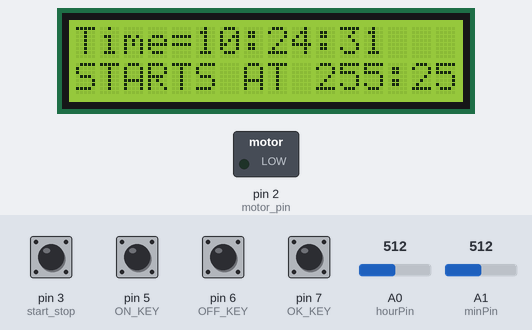
The sketch below on a simulated Arduino Uno, built with avr-gcc and run on an emulated ATmega328P. On the bench: 16×2 character LCD, switched loads named in the sketch (green lamp = pin HIGH). The test bench sets the inputs (shaded band); at power-on: pin 3 (start_stop), pin 5 (ON_KEY), pin 6 (OFF_KEY), pin 7 (OK_KEY) HIGH, A1 (minPin) = 512, A0 (hourPin) = 512. The local clock reads 2024-03-15 10:24:30 at power-on unless the sketch sets it; EEPROM starts erased; what the sketch prints to the serial monitor is not drawn.

Above: at 1.2 s.
1.3 s: pin 5 (ON_KEY) pulled LOW for 1.35 s
At 2.4 s:
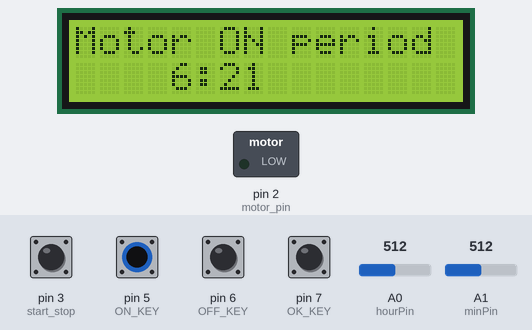
4.1 s: A1 (minPin) set to 716
At 5.0 s:
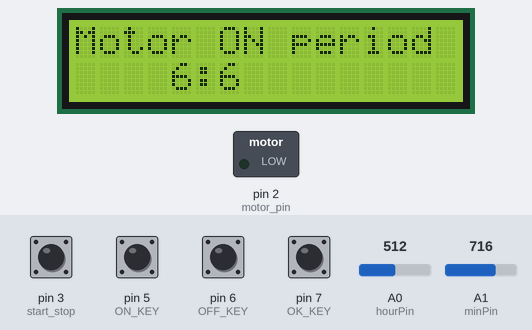
8.4 s: pin 7 (OK_KEY) pulled LOW for 1.35 s
At 9.4 s:
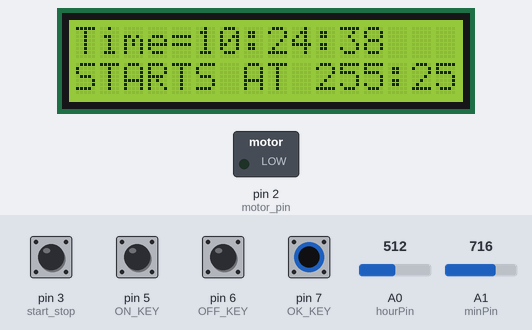
11.2 s: pin 6 (OFF_KEY) pulled LOW for 1.35 s
At 12.5 s:
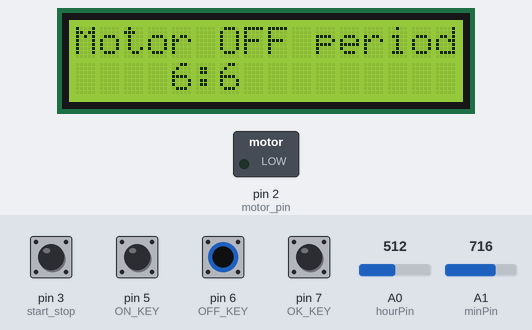
14.0 s: A0 (hourPin) set to 716
At 14.6 s:
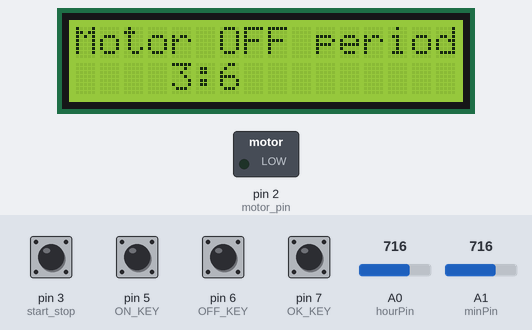
15.6 s: A0 (hourPin) set to 810
At 16.4 s:
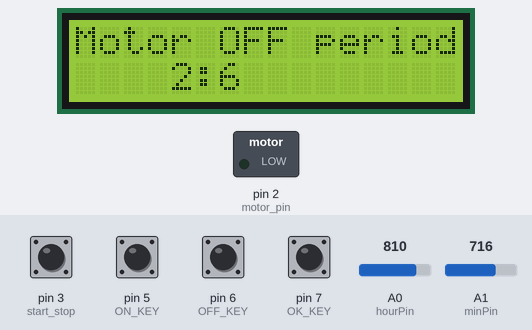
Timing chart, 0 to 18.3 s (numbered marks = the images above; inputs shaded):
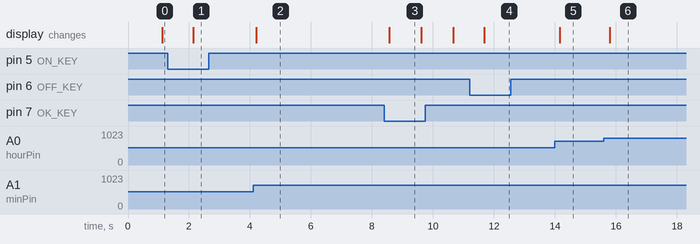

The sketch:

v1.ino
```cpp
#include <Wire.h>
#include <EEPROM.h>
#include <RTC.h>
static DS3231 RTC;

#include <LiquidCrystal.h>
LiquidCrystal lcd(13,12,11,10,9,8);
/***************************************************************************************************************************/
const int TIME_KEY=4;
const int ON_KEY=5;
const int OFF_KEY=6;
const int OK_KEY=7;
const int start_stop = 3;
const int motor_pin = 2;
int ON_STATUS,OFF_STATUS,OK_STATUS,TIME_STATUS,start_stop_status,toggle=0;

const int hourPin = A0;
const int minPin = A1;

int hourValue = 0;       // the sensor value
int hourMin = 1023;      // minimum sensor value
int hourMax = 0;         // maximum sensor value
int minValue = 0;        // the sensor value
int minMin = 800;        // minimum sensor value
int minMax = 0;          // maximum sensor value
/***************************************************************************************************************************/

long previousMillis = 0;
long interval = 1000;
int on_hour,on_min,off_hour,off_min,time_hour,time_min;
int on_hour1,on_min1,off_hour1,off_min1;
int count=60;

/***************************************************************************************************************************/
void setup()
{
  Serial.begin(9600);
  RTC.begin();

  lcd.begin(16, 2);

  pinMode(TIME_KEY,INPUT_PULLUP);
  pinMode(ON_KEY,INPUT_PULLUP);
  pinMode(OFF_KEY,INPUT_PULLUP);
  pinMode(OK_KEY,INPUT_PULLUP);
  pinMode(start_stop,INPUT_PULLUP);
  pinMode(motor_pin,OUTPUT);
}

void loop()
{
  eeprom_read();
  gettime();
  ON_STATUS=digitalRead(ON_KEY);
  OFF_STATUS=digitalRead(OFF_KEY);
  OK_STATUS=digitalRead(OK_KEY);
  start_stop_status=digitalRead(start_stop);
  //Serial.println(ON_STATUS);
  //Serial.println(OFF_STATUS);
  //Serial.println(OK_STATUS);
  if(ON_STATUS==LOW)
  {
    motorON();
  }
  if(OFF_STATUS==LOW)
  {
    motorOFF();
  }
  if(start_stop_status==LOW)
  {
    if(toggle==0)
    {
      ONTIMER();
      digitalWrite(motor_pin,LOW);
    }
    else
    {
      clocktimer();
      digitalWrite(motor_pin,HIGH);
    }
  }
  Serial.print("Toggle=");
  Serial.println(toggle);
  eeprom_write();
}

void gettime()
{
  if (RTC.isRunning())
  {
    lcd.clear();
   /* lcd.setCursor(0, 1);
    lcd.print("Date:");
    lcd.print(RTC.getDay());
    lcd.print("-");
    lcd.print(RTC.getMonth());
    lcd.print("-");
    lcd.print(RTC.getYear());
    lcd.print(" ");*/

    lcd.setCursor(0, 0);
    lcd.print("Time=");
    lcd.print(RTC.getHours());
    lcd.print(":");
    lcd.print(RTC.getMinutes());
    lcd.print(":");
    lcd.print(RTC.getSeconds());
    lcd.print("");

    Serial.print(RTC.getDay());
    Serial.print("-");
    Serial.print(RTC.getMonth());
    Serial.print("-");
    Serial.print(RTC.getYear());
    Serial.print(" ");
    Serial.print(RTC.getHours());
    Serial.print(":");
    Serial.print(RTC.getMinutes());
    Serial.print(":");
    Serial.print(RTC.getSeconds());
    Serial.print("");
    if (RTC.getHourMode() == CLOCK_H12)
    {
      switch (RTC.getMeridiem()) {
      case HOUR_AM:
        Serial.print(" AM");
        lcd.print(" AM");
        break;
      case HOUR_PM:
        Serial.print(" PM");
        lcd.print(" PM");
        break;
      }
    }
    Serial.println("");
    period1();
    delay(1000);
  }
}

void period1()
{
  if(toggle==0)
  {
    lcd.setCursor(0, 1);
    lcd.print("RUNNING ");
    lcd.print(on_hour);
    lcd.print(":");
    if(on_min!=0)
    {
      lcd.print(on_min-1);
      lcd.print(":");
      lcd.print(count);
    }
    else
      lcd.print("0:0");
   }
   else
   {
    lcd.setCursor(0, 1);
    lcd.print("STARTS AT ");
    lcd.print(off_hour);
    lcd.print(":");
    lcd.print(off_min);
   }
}

void motorON()
{
  while(OK_STATUS==HIGH)
  {
  hourValue = analogRead(hourPin);
  hourValue = map(hourValue,hourMin,hourMax,0,13);
  hourValue = constrain(hourValue,0,13);

  minValue = analogRead(minPin);
  minValue = map(minValue,minMin,minMax,0,60);
  minValue = constrain(minValue,0,60);

  Serial.print("HOUR:");
  Serial.print(hourValue);
  Serial.print(" ");
  Serial.print("MINUTE:");
  Serial.println(minValue);

  lcd.clear();
  lcd.setCursor(0, 0);
  lcd.print("Motor ON period");
  lcd.setCursor(0,1);
  lcd.print("    ");
  lcd.print(hourValue);
  lcd.print(":");
  lcd.print(minValue);
  delay(200);
  OK_STATUS=digitalRead(OK_KEY);
  }
  if(OK_STATUS==LOW)
  {
    on_hour=hourValue;
    on_min=minValue;
    on_hour1=hourValue;
    on_min1=minValue;
    count=60;
  }
}

void motorOFF()
{
  while(OK_STATUS==HIGH)
  {
  hourValue = analogRead(hourPin);
  hourValue = map(hourValue,hourMin,hourMax,0,13);
  hourValue = constrain(hourValue,0,13);

  minValue = analogRead(minPin);
  minValue = map(minValue,minMin,minMax,0,60);
  minValue = constrain(minValue,0,60);

  Serial.print("HOUR:");
  Serial.print(hourValue);
  Serial.print(" ");
  Serial.print("MINUTE:");
  Serial.println(minValue);

  lcd.clear();
  lcd.setCursor(0, 0);
  lcd.print("Motor OFF period");
  lcd.setCursor(0,1);
  lcd.print("    ");
  lcd.print(hourValue);
  lcd.print(":");
  lcd.print(minValue);
  delay(200);
  OK_STATUS=digitalRead(OK_KEY);
  }
  if(OK_STATUS==LOW)
  {
    off_hour=hourValue;
    off_min=minValue;
    off_hour1=hourValue;
    off_min1=minValue;
  }
}

void ONTIMER()
{
  unsigned long currentMillis = millis();
  if(on_min!=0 || on_hour!=0)
  {
  if(currentMillis - previousMillis > interval)
  {
    previousMillis = currentMillis;
    count--;
    if(count==0 && on_min!=0)
    {
      count=60;
      on_min=on_min-1;
    }
    if(on_min==0 && on_hour!=0)
    {
      on_hour=on_hour-1;
      on_min=60;
    }
    Serial.print(on_hour);
    Serial.print(":");
    if(on_min!=0)
    {
      Serial.print(on_min-1);
      Serial.print(":");
      Serial.println(count);
    }
    else
      Serial.print("0:0");
    }
  }
  if(on_min==0 && on_hour==0 && count==60)
  {
    toggle=1;
    off_hour=off_hour1+(RTC.getHours());
    off_min=off_min1+(RTC.getMinutes());

    if(off_hour>=24)
      off_hour=off_hour-24;
    if(off_min>=60)
      off_min=off_min-60;
    Serial.println(off_hour);
    Serial.println(off_min);
  }
}

void clocktimer()
{
  if(off_hour<=RTC.getHours())
    if(off_min<=RTC.getMinutes())
    {
      toggle=0;
      on_hour=on_hour1;
      on_min=on_min1;
    }
}

void eeprom_write()
{
  EEPROM.write(0, on_hour);
  EEPROM.write(1, on_hour1);
  EEPROM.write(2, off_hour);
  EEPROM.write(3, off_hour1);
  EEPROM.write(4, on_min);
  EEPROM.write(5, on_min1);
  EEPROM.write(6, off_min);
  EEPROM.write(7, off_min1);
  EEPROM.write(8, toggle);
  EEPROM.write(9, count);
}
void eeprom_read()
{
  on_hour=EEPROM.read(0);
  on_hour1=EEPROM.read(1);
  off_hour=EEPROM.read(2);
  off_hour1=EEPROM.read(3);
  on_min=EEPROM.read(4);
  on_min1=EEPROM.read(5);
  off_min=EEPROM.read(6);
  off_min1=EEPROM.read(7);
  toggle=EEPROM.read(8);
  count=EEPROM.read(9);
}
```

Measured:
- after the input at 1.3 s, the display: changes after 0.84 s (image 1)
- after the input at 4.1 s, the display: changes after 0.10 s (image 2)
- after the input at 8.4 s, the display: changes after 0.17 s (image 3)
- after the input at 11.2 s, the display: changes after 0.48 s (image 4)
- after the input at 14.0 s, the display: changes after 0.15 s (image 5)
- after the input at 15.6 s, the display: changes after 0.20 s (image 6)
